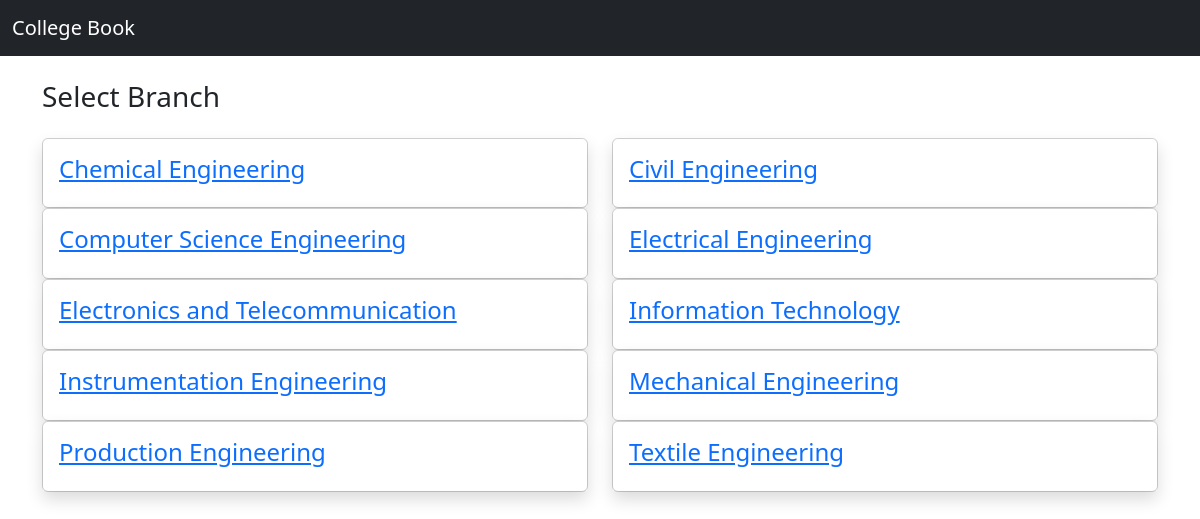
Screenshot of /selectBranch/ with the database file from the repository.
### main/models.py (models this page shows, shortened)
class Branch(models.Model):
    branch = models.CharField(max_length=100)

### djangoProj/views.py (the view)
# urls.py: path('selectBranch/',views.selectBranch,name='selectBranch'),
@csrf_protect
def selectBranch(request):
    branch = Branch.objects.all()
    return render(request, 'selectBranch.html',{'data':branch})

### templates/selectBranch.html (shortened to what this page needs)
{% extends 'base.html' %}
{% block content %}
<h3 class='my-4'>Select Branch</h3>
<div class='row'>
    {% for d in data %}
    <div class='col-md-6'>
        <div class='card'>
            <div class='card-body border-dark shadow'>
                <h4 class='test-name'><a href="{% url 'selectTest' d.id %}">{{d.branch}}</a></h4>
            </div>
        </div>
    </div>
    {% endfor %}
</div>
{% endblock %}

### rows the page displays
Branch: branch "Chemical Engineering"
Branch: branch "Civil Engineering"
Branch: branch "Computer Science Engineering"
Branch: branch "Electrical Engineering"
Branch: branch "Electronics and Telecommunication"
Branch: branch "Information Technology"
Branch: branch "Instrumentation Engineering"
Branch: branch "Mechanical Engineering"
Branch: branch "Production Engineering"
Branch: branch "Textile Engineering"
